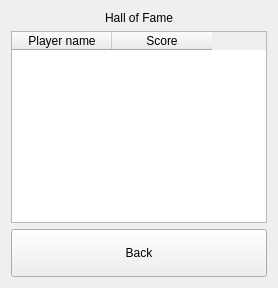
  <widget class="QWidget" name="page_7">
   <layout class="QGridLayout" name="gridLayout_7">
    <item row="0" column="0">
     <widget class="QLabel" name="label_9">
      <property name="text">
       <string>Hall of Fame</string>
      </property>
      <property name="alignment">
       <set>Qt::AlignCenter</set>
      </property>
     </widget>
    </item>
    <item row="1" column="0">
     <widget class="QTableWidget" name="twHall">
      <property name="focusPolicy">
       <enum>Qt::NoFocus</enum>
      </property>
      <property name="editTriggers">
       <set>QAbstractItemView::NoEditTriggers</set>
      </property>
      <property name="tabKeyNavigation">
       <bool>false</bool>
      </property>
      <property name="showDropIndicator" stdset="0">
       <bool>false</bool>
      </property>
      <property name="selectionMode">
       <enum>QAbstractItemView::NoSelection</enum>
      </property>
      <property name="selectionBehavior">
       <enum>QAbstractItemView::SelectRows</enum>
      </property>
      <property name="showGrid">
       <bool>true</bool>
      </property>
      <property name="gridStyle">
       <enum>Qt::DotLine</enum>
      </property>
      <property name="cornerButtonEnabled">
       <bool>false</bool>
      </property>
      <attribute name="verticalHeaderVisible">
       <bool>false</bool>
      </attribute>
      <column>
       <property name="text">
        <string>Player name</string>
       </property>
      </column>
      <column>
       <property name="text">
        <string>Score</string>
       </property>
       <property name="textAlignment">
        <set>AlignHCenter|AlignVCenter|AlignCenter</set>
       </property>
      </column>
     </widget>
    </item>
    <item row="2" column="0">
     <widget class="QPushButton" name="bHallBack">
      <property name="sizePolicy">
       <sizepolicy hsizetype="Expanding" vsizetype="Fixed">
        <horstretch>0</horstretch>
        <verstretch>0</verstretch>
       </sizepolicy>
      </property>
      <property name="minimumSize">
       <size>
        <width>0</width>
        <height>48</height>
       </size>
      </property>
      <property name="maximumSize">
       <size>
        <width>16777215</width>
        <height>48</height>
       </size>
      </property>
      <property name="cursor">
       <cursorShape>PointingHandCursor</cursorShape>
      </property>
      <property name="text">
       <string>Back</string>
      </property>
     </widget>
    </item>
   </layout>
  </widget>
